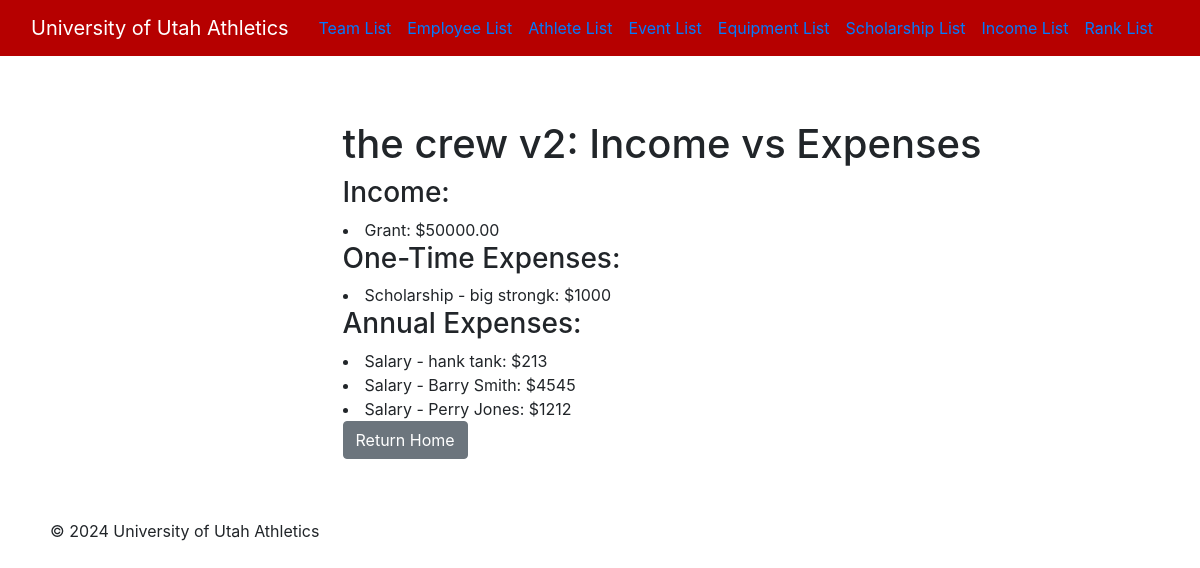
Screenshot of /athletics/team/report/1/ (signed in) with the database file from the repository.
### athletics/models.py (models this page shows, shortened)
class Team(models.Model):
    team_id = models.AutoField(primary_key=True)
    team_name = models.CharField(max_length=100)
    type = models.CharField(max_length=50)
    email = models.CharField(max_length=50)
    established_date = models.DateField()
    employees = models.ManyToManyField('Employee', related_name='teams_associated', blank=True)

class Income(models.Model):
    income_type_choices = [
        ('DN', 'Donation'),
        ('GR', 'Grant'),
        ('FN', 'Fundraiser'),
    ]
    income_id=models.AutoField(primary_key=True)
    team = models.ForeignKey(Team, on_delete=models.CASCADE)
    type = models.CharField(max_length=15, choices=income_type_choices)
    amount = models.DecimalField(max_digits=10, decimal_places=2)
    date_recorded = models.DateField()

class Scholarship(models.Model):
    scholarship_type_choices = [
        ('AC', 'Academic'),
        ('GR', 'Grant'),
        ('ATH', 'Athletic'),
        ('ME', 'Merit'),
        ('FI', 'Financial Need'),
        ('OT', 'Other'),
    ]
    scholarship_id=models.AutoField(primary_key=True)
    athlete = models.ForeignKey(Athlete, on_delete=models.CASCADE, default=1)
    amount=models.IntegerField()
    date_awarded=models.DateField()
    donor=models.CharField(max_length=255)
    type = models.CharField(max_length=15, choices=scholarship_type_choices)

class Athlete(models.Model):
    ACADEMIC_LEVEL_CHOICES = [
        ('FR', 'Freshman'),
        ('SO', 'Sophomore'),
        ('JR', 'Junior'),
        ('SR', 'Senior'),
        ('OT', 'Other'),
    ]
    first_name = models.CharField(max_length=255)
    last_name = models.CharField(max_length=255)
    position = models.CharField(max_length=255)
    academic_level = models.CharField(max_length=2, choices=ACADEMIC_LEVEL_CHOICES)
    contact = models.CharField(max_length=255)
    teams = models.ManyToManyField('Team', related_name='athletes')

class Employee(models.Model):
    employee_id = models.AutoField(primary_key=True)
    first_name = models.CharField(max_length=255)
    last_name = models.CharField(max_length=255)
    title = models.CharField(max_length=255)
    start_date = models.DateField()
    end_date = models.DateField(null=True, blank=True)
    salary = models.IntegerField()
    administrator = models.BooleanField()
    user_id = models.CharField(max_length=255)
    password = models.CharField(max_length=255)
    teams = models.ManyToManyField('Team', related_name='employees_associated', blank=True)

### athletics/views.py (the view)
# urls.py: path('team/report/<int:team_id>/', views.Report.as_view(), name = 'team_report'),
class Report(LoginRequiredMixin, View):
    def get(self, request, team_id):
        team = Team.objects.get(pk=team_id)
        employees = team.employees.all()
        athletes = team.athletes.all()
        scholarships = Scholarship.objects.filter(athlete__in=athletes)
        incomes = Income.objects.all()
        equipments = Equipment.objects.all()
        events = Event.objects.all()
        return render(request = request,
                    template_name = 'report.html',
                    context = { 'team': team,
                                'employees': employees,
                                'athletes' : athletes,
                                'scholarships': scholarships,
                                'incomes': incomes,
                                'equipments': equipments,
                                'events': events
                                })

### athletics/templates/report.html (shortened to what this page needs)
{% extends 'base.html' %}
{% block content %}
<div class="container">
    <div class="row">
        <div class="col-md-8 offset-md-3">
            <h1 class="mt-4">{{team.team_name}}: Income vs Expenses</h1>
            <h3>Income:</h3>
            {% for income in incomes %}
                <li>{{ income.get_type_display }}: ${{ income.amount }}</li>
            {% endfor %}
            <h3>One-Time Expenses:</h3>
        {% for athlete in athletes %}
                {% for scholarship in athlete.scholarship_set.all %}
                    <li>Scholarship - {{ athlete.first_name }} {{ athlete.last_name }}: ${{ scholarship.amount }}</li>
                {% endfor %}
        {% endfor %}
            <h3>Annual Expenses:</h3>
        {% for employee in team.employees_associated.all %}
                <li>Salary - {{ employee.first_name }} {{ employee.last_name }}: ${{employee.salary}}</li>
        {% endfor %}
            <a href="/athletics/home/" class="btn btn-secondary">Return Home</a>
        </div>
    </div>
</div>
{% endblock %}

### static/css/styles.css (style rules this page uses)
body { background-color: #FFFFFF; }
.container { padding: 20px; }

### rows the page displays
Team: team_name "the crew v2"
Income: type "Grant", amount "50000.00"
Athlete: first_name "big", last_name "strongk"
Scholarship: amount "1000"
Employee: first_name "hank", last_name "tank", salary "213"
Employee: first_name "Barry", last_name "Smith", salary "4545"
Employee: first_name "Perry", last_name "Jones", salary "1212"
